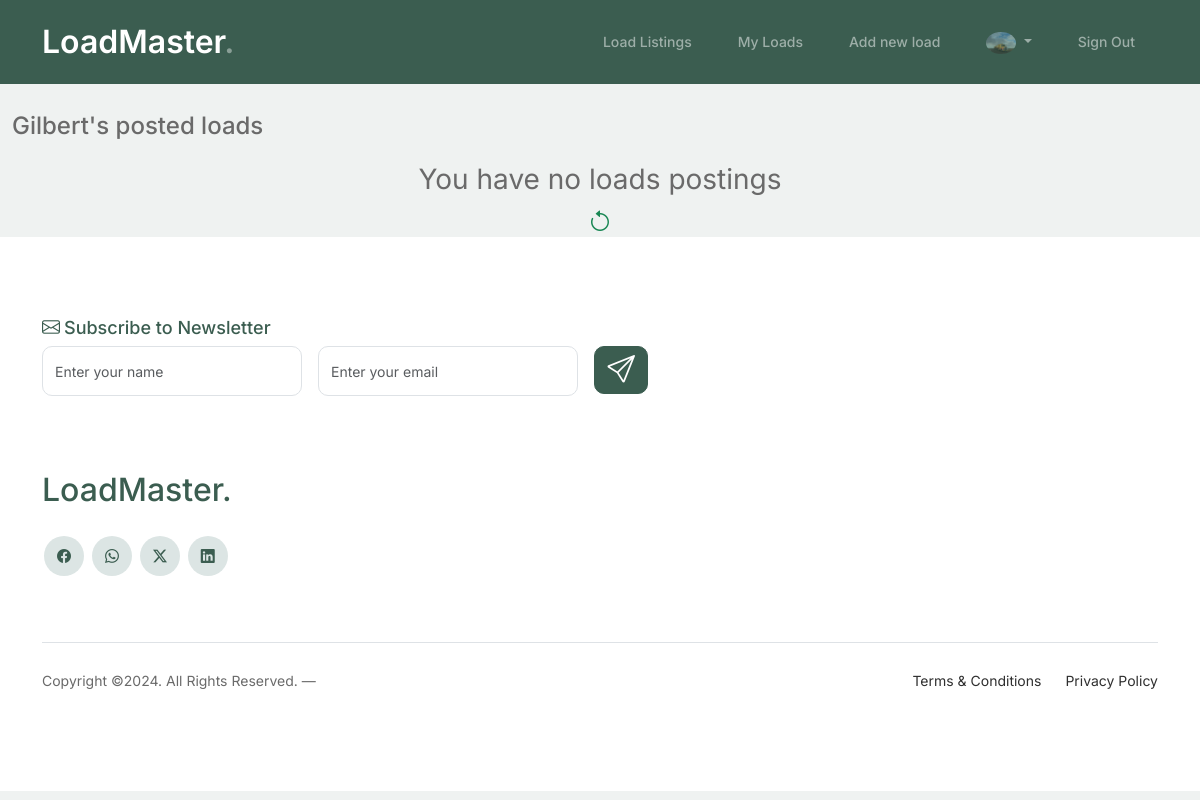
The app's page /loads/my_loads (signed in), older data.
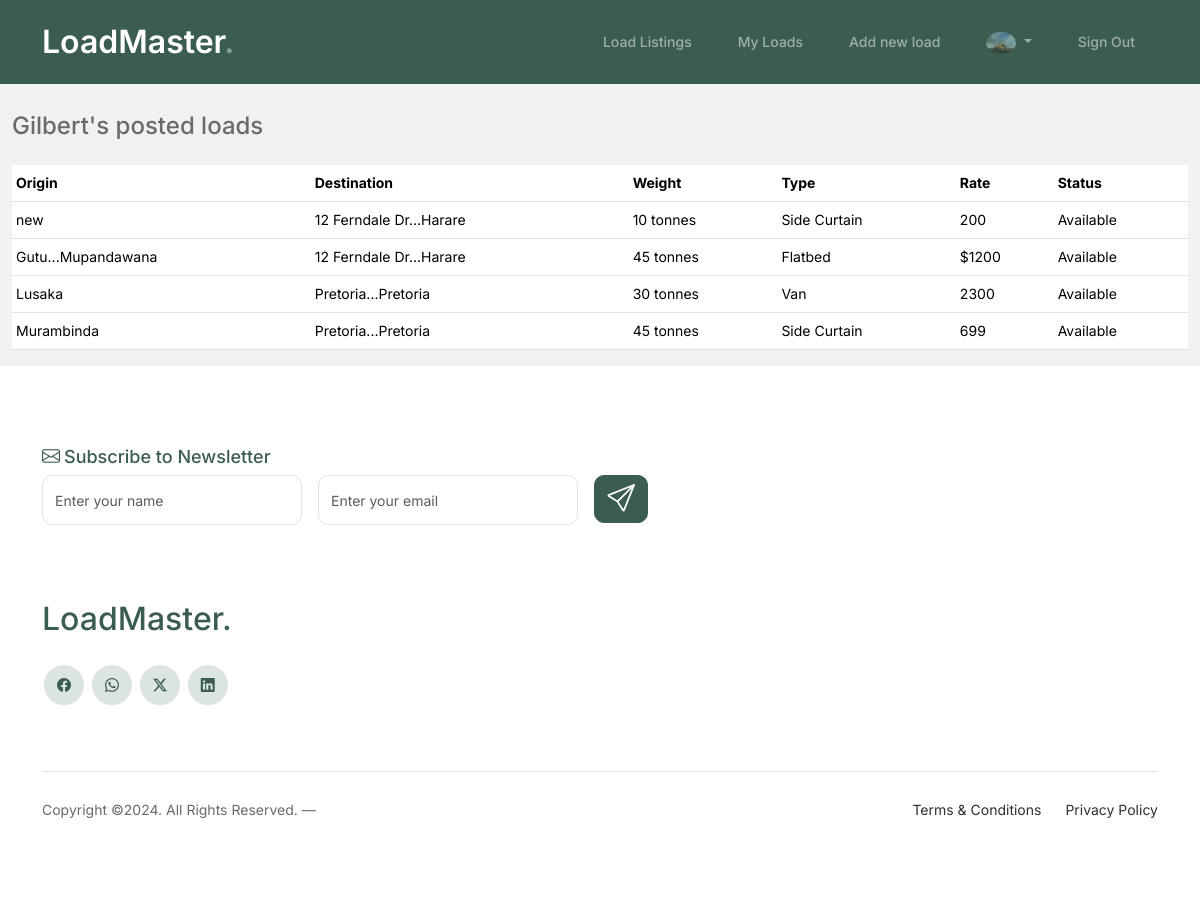
The same page, newer data.
### main/models.py (models this page shows, shortened)
class User(AbstractUser):
    pass

class Profile(models.Model):
    user = models.OneToOneField(User, on_delete=models.CASCADE, related_name='profile')
    organisation = models.CharField(max_length=50)
    phone_regex = RegexValidator(regex=r'^\+?1?\d{9,15}$', message="Phone number must be entered in the format: '+999999999'. Up to 15 digits allowed.")
    phone_number = models.CharField(validators=[phone_regex], max_length=17)
    email = models.EmailField(max_length=254)
    image = models.ImageField(default='profile_pics/default.png', upload_to='profile_pics')
    created = models.DateTimeField(auto_now_add=True)

### loads/models.py (models this page shows, shortened)
class Load(models.Model):
    class Type (models.TextChoices):
        REFEER = "R", ("Reefer")
        FLATBED = "F", ("Flatbed")
        SIDE_CURTAIN = "S", ("Side Curtain")
        OTHER = "O", ("Other")
        VAN = "V", ("Van")
    origin = models.ForeignKey(Location, related_name='outgoing', on_delete=models.CASCADE)
    destination = models.ForeignKey(Location, related_name='incoming', on_delete=models.CASCADE)
    type = models.CharField(max_length=1, choices=Type.choices, default=Type.FLATBED)
    owner = models.ForeignKey(Profile, on_delete=models.CASCADE)
    weight = models.CharField(max_length=20)
    rate = models.CharField(max_length=20)
    created = models.DateTimeField(auto_now_add=True)
    updated = models.DateTimeField(auto_now=True)
    class Meta:
        ordering = ["-created"]

class Location(models.Model):
    address_1 = models.CharField(max_length=200, null=True, blank=True)
    address_2 = models.CharField(max_length=200, null=True, blank=True)
    city = models.CharField(max_length=200)
    country = models.CharField(max_length=100, default='Zimbabwe')
    def __str__(self):
        if self.address_1:
            return f"{self.address_1[:17]}...{self.city}"
        return f"{self.city}"

class LoadStatus(models.Model):
    class Status(models.TextChoices):
        AVAILABLE = "A", ("Available")
        IN_TRANSIT = "I", ("In Transit")
        DELIVERED = "D", ("Delivered")
    load = models.OneToOneField(Load, on_delete=models.CASCADE)
    status = models.CharField(max_length=1, choices=Status.choices, default=Status.AVAILABLE)
    transporter = models.ForeignKey(Profile, on_delete=models.CASCADE)
    updated = models.DateTimeField(auto_now=True)

### loads/views.py (the view)
# urls.py: path('my_loads', views.my_loads, name='my_loads'),
@login_required(login_url="account_login")
def my_loads(request):
    my_loads = Load.objects.filter(owner=request.user.profile)
    return render(request, 'loads/my_loads.html', {'my_loads': my_loads})

### loads/templates/loads/my_loads.html (shortened to what this page needs)
{% extends "account/base_entrance.html" %}
{% load i18n %}
{% load static %}
{% load allauth account %}
{% block content %}
<div class="py-5"></div>
<div class="container-fluid">
    <h1 class="h4 py-3">{{ user.username | capfirst }}'s  posted loads</h1>
    {% if my_loads %}
    <div class="table-responsive">
        <table class="table table-hover table-sm">
          <thead class="line bg-green">
            <tr>
              <th scope="col">Origin</th>
              <th scope="col">Destination</th>
              <th scope="col">Weight</th>
              <th scope="col">Type</th>
              <th scope="col">Rate</th>
              <th scope="col">Status</th>
            </tr>
          </thead>
          <tbody>
            {% for load in my_loads %}
           <tr class="table-row cursor-auto" data-href="{% url 'loads:load' load.id %}" >
                <td class="text-truncate">{{ load.origin }}</td>
                <td class="text-truncate">{{ load.destination }}</td>
                <td class="text-truncate">{{ load.weight }}</td>
                <td class="text-truncate">{{ load.get_type_display }}</td>
                <td class="text-truncate">{{ load.rate }}</td>
                <td class="text-truncate">{{ load.loadstatus.get_status_display }}</td>
            </tr>
            {% endfor %}
          </tbody>
        </table>
      </div>
      {% else %}
      <p class="text-center fs-3">You have no loads postings </p>
      <a href="{% url 'loads:loads' %}" class="text-center d-block fs-4"><i class="bi bi-arrow-counterclockwise text-success"></i></a>
      {% endif %}
    </div>
{% endblock content %}

### templates/account/base_entrance.html
{% extends "allauth/layouts/entrance.html" %}

### templates/allauth/layouts/entrance.html (shortened to what this page needs)
{% extends "allauth/layouts/base.html" %}

### templates/allauth/layouts/base.html (shortened to what this page needs)
{% load i18n %}
{% load static %}
<!DOCTYPE html>
<html>
    <head>
        <link href="https://cdn.jsdelivr.net/npm/bootstrap@5.3.3/dist/css/bootstrap.min.css" rel="stylesheet">
        <link rel="stylesheet" href="https://cdn.jsdelivr.net/npm/bootstrap-icons@1.11.3/font/bootstrap-icons.min.css">
        <link rel="stylesheet" href="{% static 'css/style.css' %}">
    </head>
    <body>
        {% block body %}
        <nav class="custom-navbar navbar navbar navbar-expand-md navbar-dark bg-dark fixed-top" arial-label="Furni navigation bar">
			<div class="container">
				<a class="navbar-brand" href="{% url 'main:home' %}">LoadMaster<span>.</span></a>
				<div class="collapse navbar-collapse" id="navbarsFurni">
					<ul class="custom-navbar-nav navbar-nav ms-auto mb-2 mb-md-0">
						<li class="nav-item"><a class="nav-link" href="{% url 'loads:loads' %}">Load Listings</a></li>
						<li class="nav-item"><a class="nav-link" href="{% url 'loads:my_loads' %}">My Loads</a></li>
						<li class="nav-item"> <a class="nav-link" href="{% url 'loads:new_load' %}">Add new load</a></li>
					</ul>
					<ul class="custom-navbar-nav navbar-nav mb-2 mb-md-0 navbar-dark">
                        {% if user.is_authenticated %}
                        {% url 'account_logout' as logout_url %}
                        {% if logout_url %}
                        <li class="nav-item dropdown">
                          <a class="nav-link dropdown-toggle" href="#" role="button" data-bs-toggle="dropdown" aria-expanded="false">
                              <img src="{{ user.profile.image.url }}" alt="profile pic" style="width: 30px; border-radius: 50%;">
                          </a>
                        </li>
                        <li class="nav-item">
                                <a href="{{ logout_url }}" class="nav-link">{% trans "Sign Out" %}</a>
                        </li>
                        {% endif %}
                    {% endif %}
                    </ul>
				</div>
			</div>
		</nav>
            {% block content %}
            {% endblock content %}
            <footer class="footer-section">
                <div class="container relative">
                    <div class="row">
                        <div class="col-lg-8">
                            <div class="subscription-form">
                                <h3 class="d-flex align-items-center"><span class="me-1"><i class="bi bi-envelope"></i></span><span>Subscribe to Newsletter</span></h3>
                                <form action="#" class="row g-3">
                                    <div class="col-auto">
                                        <input type="text" class="form-control" placeholder="Enter your name">
                                    </div>
                                    <div class="col-auto">
                                        <input type="email" class="form-control" placeholder="Enter your email">
                                    </div>
                                    <div class="col-auto">
                                        <button class="btn btn-primary">
                                            <i class="bi bi-send h3"></i>
                                        </button>
                                    </div>
                                </form>
                            </div>
                        </div>
                    </div>
                    <div class="row g-5 mb-5">
                        <div class="col-lg-4">
                            <div class="mb-4 footer-logo-wrap"><a href="#" class="footer-logo">LoadMaster<span>.</span></a></div>
                            <ul class="list-unstyled custom-social">
                                <li><a href="#"><i class="bi bi-facebook"></i></a></li>
                                <li><a href="#"><i class="bi bi-whatsapp"></i></a></li>
                                <li><a href="#"><i class="bi bi-twitter-x"></i></a></li>
                                <li><a href="#"><i class="bi bi-linkedin"></i></a></li>
                            </ul>
                        </div>
                    </div>
                    <div class="border-top copyright">
                        <div class="row pt-4">
                            <div class="col-lg-6">
                                <p class="mb-2 text-center text-lg-start">Copyright &copy;<script>document.write(new Date().getFullYear());</script>. All Rights Reserved. &mdash;
                </p>
                            </div>
                            <div class="col-lg-6 text-center text-lg-end">
                                <ul class="list-unstyled d-inline-flex ms-auto">
                                    <li class="me-4"><a href="#">Terms &amp; Conditions</a></li>
                                    <li><a href="#">Privacy Policy</a></li>
                                </ul>
                            </div>
                        </div>
                    </div>
                </div>
            </footer>
        {% endblock body %}
    </body>
</html>

### assets/css/style.css (style rules this page uses)
body { overflow-x: hidden; position: relative; }
body { font-family: "Inter", sans-serif; font-weight: 400; line-height: 28px; color: #6a6a6a; font-size: 14px; background-color: #eff2f1; }
a { text-decoration: none; -webkit-transition: .3s all ease; -o-transition: .3s all ease; transition: .3s all ease; color: #2f2f2f; text-decoration: underline; }
.custom-navbar { background: #3b5d50 !important; padding-top: 20px; padding-bottom: 20px; }
.custom-navbar .navbar-brand { font-size: 32px; font-weight: 600; }
.custom-navbar .navbar-brand > span { opacity: .4; }
@media (min-width: 992px) { .custom-navbar .custom-navbar-nav li { margin-left: 15px; margin-right: 15px; } }
.custom-navbar .custom-navbar-nav li a { font-weight: 500; color: #ffffff !important; opacity: .5; -webkit-transition: .3s all ease; -o-transition: .3s all ease; transition: .3s all ease; position: relative; }
@media (min-width: 768px) { .custom-navbar .custom-navbar-nav li a:before { content: ""; position: absolute; bottom: 0; left: 8px; right: 8px; background: #f9bf29; height: 5px; opacity: 1; visibility: visible; width: 0; -webkit-transition: .15s all ease-out; -o-transition: .15s all ease-out; transition: .15s all ease-out; } }
.btn { font-weight: 600; color: #ffffff; background: #2f2f2f; border-color: #2f2f2f; }
.btn.btn-primary { background: #3b5d50; border-color: #3b5d50; }
.footer-section { padding: 80px 0; background: #ffffff; }
.footer-section .relative { position: relative; }
.footer-section a { text-decoration: none; color: #2f2f2f; -webkit-transition: .3s all ease; -o-transition: .3s all ease; transition: .3s all ease; }
.footer-section .subscription-form { margin-bottom: 40px; position: relative; z-index: 2; margin-top: 100px; }
@media (min-width: 992px) { .footer-section .subscription-form { margin-top: 0px; margin-bottom: 80px; } }
.footer-section .subscription-form h3 { font-size: 18px; font-weight: 500; color: #3b5d50; }
.footer-section .subscription-form .form-control { height: 50px; border-radius: 10px; font-family: "Inter", sans-serif; }
.footer-section .subscription-form .btn { border-radius: 10px !important; }
.footer-section .footer-logo-wrap .footer-logo { font-size: 32px; font-weight: 500; text-decoration: none; color: #3b5d50; }
.footer-section .custom-social li { margin: 2px; display: inline-block; }
.footer-section .custom-social li a { width: 40px; height: 40px; text-align: center; line-height: 40px; display: inline-block; background: #dce5e4; color: #3b5d50; border-radius: 50%; }
.footer-section .border-top { border-color: #dce5e4; }
.footer-section .border-top.copyright { font-size: 14px !important; }
.form-control { height: 50px; border-radius: 10px; font-family: "Inter", sans-serif; }

Row changes from the older to the newer data that the page shows:
added Load: origin "new", destination "12 Ferndale Dr...Harare", weight "10 tonnes", type "Side Curtain", rate "200", loadstatus.status "Available"
added Load: origin "Gutu...Mupandawana", destination "12 Ferndale Dr...Harare", weight "45 tonnes", type "Flatbed", rate "$1200", loadstatus.status "Available"
added Load: origin "Lusaka", destination "Pretoria...Pretoria", weight "30 tonnes", type "Van", rate "2300", loadstatus.status "Available"
added Load: origin "Murambinda", destination "Pretoria...Pretoria", weight "45 tonnes", type "Side Curtain", rate "699", loadstatus.status "Available"
Text that changed along with them:
text no longer shown: "You have no loads postings"
text now shown: "Origin Destination Weight Type Rate Status"
